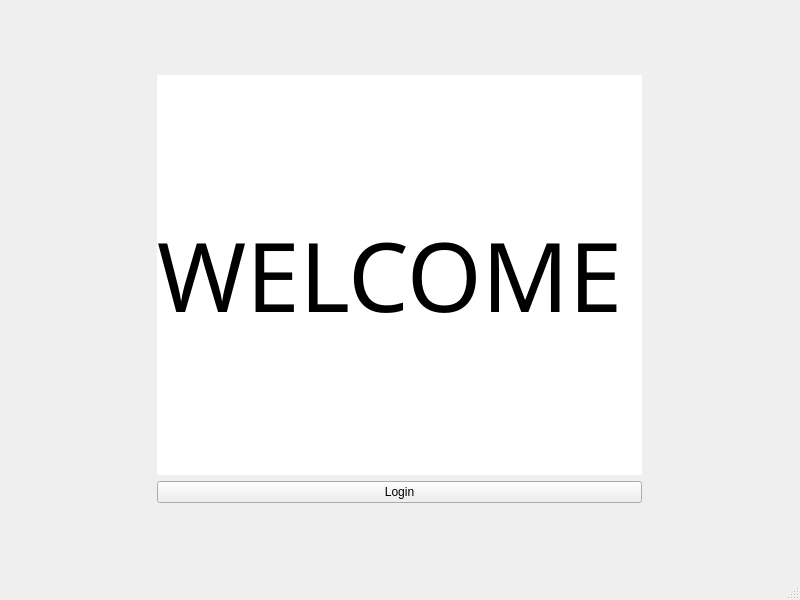
<?xml version="1.0" encoding="UTF-8"?>
<ui version="4.0">
 <class>Welcome</class>
 <widget class="QMainWindow" name="Welcome">
  <property name="geometry">
   <rect>
    <x>0</x>
    <y>0</y>
    <width>800</width>
    <height>600</height>
   </rect>
  </property>
  <property name="windowTitle">
   <string>MainWindow</string>
  </property>
  <property name="styleSheet">
   <string notr="true">background-image: url(:/new/prefix1/Resources_Images/Blue Background.png);</string>
  </property>
  <widget class="QWidget" name="centralwidget">
   <layout class="QGridLayout" name="gridLayout_2">
    <item row="0" column="0">
     <layout class="QGridLayout" name="gridLayout">
      <item row="0" column="0">
       <widget class="QLabel" name="label">
        <property name="maximumSize">
         <size>
          <width>485</width>
          <height>400</height>
         </size>
        </property>
        <property name="font">
         <font>
          <family>Sylfaen</family>
          <pointsize>72</pointsize>
         </font>
        </property>
        <property name="styleSheet">
         <string notr="true">background-color:white;
border-color:white;</string>
        </property>
        <property name="text">
         <string>WELCOME</string>
        </property>
       </widget>
      </item>
      <item row="1" column="0">
       <widget class="QPushButton" name="pushButton">
        <property name="text">
         <string>Login</string>
        </property>
       </widget>
      </item>
     </layout>
    </item>
   </layout>
  </widget>
  <widget class="QMenuBar" name="menubar">
   <property name="geometry">
    <rect>
     <x>0</x>
     <y>0</y>
     <width>800</width>
     <height>20</height>
    </rect>
   </property>
  </widget>
  <widget class="QStatusBar" name="statusbar"/>
 </widget>
 <resources/>
 <connections/>
</ui>
